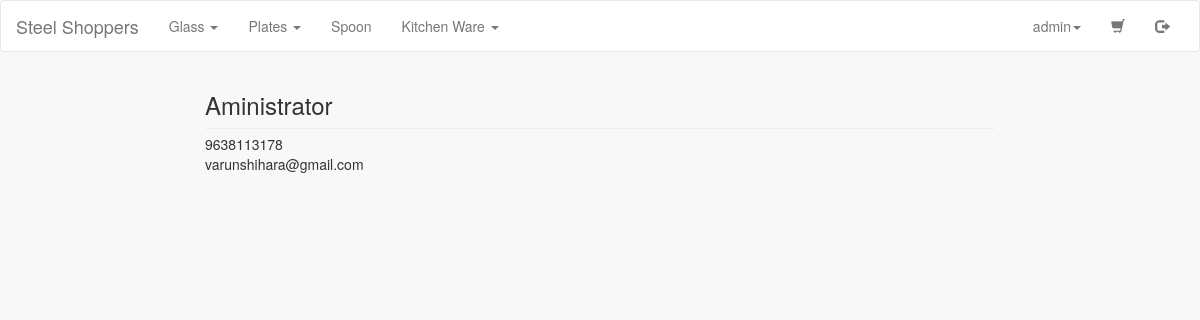
Page /profile.php?user=admin (signed in) on the committed database.
### tables this page shows
CREATE TABLE IF NOT EXISTS `ss_category` (
  `id` int(10) NOT NULL AUTO_INCREMENT,
  `category` varchar(200) NOT NULL,
  `description` varchar(500) NOT NULL,
  PRIMARY KEY (`id`)
);

CREATE TABLE IF NOT EXISTS `ss_user` (
  `id` int(11) NOT NULL AUTO_INCREMENT,
  `username` varchar(20) NOT NULL,
  `password` varchar(64) NOT NULL,
  `salt` varchar(32) NOT NULL,
  `name` varchar(50) NOT NULL,
  `joined` datetime NOT NULL,
  `group` varchar(2) NOT NULL,
  `email` varchar(100) NOT NULL,
  `mobile` varchar(15) NOT NULL,
  `address` varchar(1000) NOT NULL,
  PRIMARY KEY (`id`)
);

### classes/DB.php (called while the page is built, shortened)
<?php
class DB {
    private static $_instance = null;
    private $_pdo,
            $_query,
            $_error = false,
            $_results,
            $_count = 0;
    private function __construct() {
        try {
            $this->_pdo = new PDO('mysql:host=' . Config::get('mysql/host') . ';dbname=' . Config::get('mysql/db'), Config::get('mysql/username'), Config::get('mysql/password'));
        } catch(PDOException $e) {
            die($e->getMessage());
        }
    }
    public static function getInstance() {
        if(!isset(self::$_instance)) {
            self::$_instance = new DB();
        }
        return self::$_instance;
    }
    public function query($sql, $params = array()) {
        $this->_error = false;
        if($this->_query = $this->_pdo->prepare($sql)) {
            $x = 1;
            if(count($params)) {
                foreach($params as $param) {
                    $this->_query->bindValue($x, $param);
                    $x++;
                }
            }
            if($this->_query->execute()) {
                $this->_results = $this->_query->fetchAll(PDO::FETCH_OBJ);
                $this->_count = $this->_query->rowCount();
            } else {
                $this->_error = true;
            }
        }
        return $this;
    }
    public function action($action, $table, $where = array(), $limit = 30) {
        if(count($where) === 3) {
            $operators = array('=', '>', '<', '>=', '<=');
            $field = $where[0];
            $operator = $where[1];
            $value = $where[2];
            if(in_array($operator, $operators)) {
                $sql = "{$action} FROM {$table} WHERE {$field} {$operator} ? LIMIT {$limit}";
                if(!$this->query($sql, array($value))->error()) {
                    return $this;
                }
            }
        }
        return false;
    }
    public function get($table, $where) {
        return $this->action('SELECT *', $table, $where);
    }
    public function results() {
        return $this->_results;
    }
    public function first() {
        return $this->results()[0];
    }
    public function error() {
        return $this->_error;
    }
    public function count() {
        return $this->_count;
    }
}

### classes/Category.php (called while the page is built, shortened)
<?php
class Category {
    private $_db,
            $_subCategory,
            $_category;
    public function __construct() {
        $this->_db = DB::getInstance();
        $this->_category = $this->_db->action("SELECT *", "ss_category", array('1', '=', '1'));
    }
    public function exist() {
        return (!empty($this->_category)) ? true : false;
    }
    public function get() {
        return $this->_category;
    }
    public function rows() {
        return $this->_category->count();
    }
}

### classes/Config.php (called while the page is built)
<?php
class Config {
    public static function get($path = null) {
        if($path) {
            $config = $GLOBALS['config'];
            $path = explode('/', $path);
            foreach($path as $bit) {
                if(isset($config[$bit])) {
                    $config = $config[$bit];
                }
            }
            return $config;
        }
        return false;
    }
}

### classes/User.php (called while the page is built, shortened)
<?php
class User {
    private $_db,
            $_data,
            $_sessionName,
            $_cookieName,
            $_isLoggedIn;
    public function __construct($user = null) {
        $this->_db = DB::getInstance();
        $this->_sessionName = Config::get('session/session_name');
        if(!$user) {
            if(Session::exists($this->_sessionName)) {
                $user = Session::get($this->_sessionName);
                if($this->find($user)) {
                    $this->_isLoggedIn = true;
                } else {
                }
            }
        } else {
            $this->find($user);
        }
    }
    public function find($user = null) {
        if($user) {
            $field = (is_numeric($user)) ? 'id' : 'username';
            $data = $this->_db->get('ss_user', array($field, '=', $user));
            if($data->count()) {
                $this->_data = $data->first();
                return true;
            }
        }
        return false;
    }
    public function data() {
        return $this->_data;
    }
    public function isLoggedIn() {
        return $this->_isLoggedIn;
    }
}

### classes/Session.php (called while the page is built, shortened)
<?php
class Session {
    public static function exists($name) {
        return (isset($_SESSION[$name])) ? true : false ;
    }
    public static function get($name) {
        return $_SESSION[$name];
    }
}

### classes/Input.php (called while the page is built, shortened)
<?php
class Input {
    public static function get($item) {
        if(isset($_POST[$item])) {
            return $_POST[$item];
        } elseif (isset($_GET[$item])) {
            return $_GET[$item];
        }
        return '';
    }
}

### profile.php (the view)
<?php
require_once 'header.php';
if(!$username = Input::get('user')) {
    Redirect::to('index.php');
} else {
    if(!$user->find($username)) {
        Redirect::to(404);
    } else {
        $data = $user->data();
    }
    ?>
    <div class="row">
        <div class="col-md-2"></div>
        <div class="col-md-8">
            <h3><?php echo $data->name; ?></h3><hr>
            <?=$data->mobile ?><br>
            <?=$data->email ?><br>
            <?=$data->address ?><br>
        </div>
        <div class="col-md-2"></div>
    </div>
<?php
}

### header.php (shortened to what this page needs)
<?php
$user = new User();
?>
<!DOCTYPE html>
<html>
<head>
    <link rel="stylesheet" href="css/bootstrap.min.css">
    <link rel="stylesheet" href="css/style.css">
    <link rel="stylesheet" type="text/css" href="engine1/style.css" />
</head>
<body>
<nav class="navbar navbar-default" role="navigation">
    <div class="container-fluid">
        <div class="navbar-header">
            <a class="navbar-brand" href="index.php">Steel Shoppers</a>
        </div>
        <div class="collapse navbar-collapse" id="bs-example-navbar-collapse-1">
            <ul class="nav navbar-nav">
                <?php
                $category = new Category();
                if($category->exist()){
                    $data = $category->get()->results();
                    $count = $category->rows();
                    for($x = 0; $x<$count; $x++) {
                        $id = $data[$x]->id;
                        $subCategory = $category->subCategory($id)->results();
                        if(empty($subCategory)) {
                    ?>
                    <li>
                        <a href="category.php?category=<?php echo $data[$x]->category; ?>"><?php echo $data[$x]->category; ?></a>
                    </li>
                    <?php
                        } else {
                            ?>
                            <li class="dropdown">
                                <a href="category.php?category=<?php echo $data[$x]->category; ?>"  class="dropdown-toggle" data-toggle="dropdown"><?php echo $data[$x]->category; ?> <span class="caret"></span></a>
                            </li>
                            <?php
                        }
                    }
                }
                ?>
            </ul>
            <ul class="nav navbar-nav navbar-right">
                <?php
                if($user->isLoggedIn()) {
                ?>
                <li class="dropdown">
                    <a href="#" class="dropdown-toggle" data-toggle="dropdown"><?php echo $user->data()->username; ?><span class="caret"></span></a>
                </li>
                <?php
                }
                ?>
                <li><a href="cart.php"><span class="glyphicon glyphicon-shopping-cart"><span class="badge" id="cart"></span></span></a></li>
                <li>
                    <?php
                    if($user->isLoggedIn()) {
                        echo '<a href="logout.php"><span class="glyphicon glyphicon-log-out"></span></a>';
                    } else {
                        echo '<a href="login.php"><span class="glyphicon glyphicon-log-in"></span></a>';
                    }
                    ?>
                </li>
            </ul>
        </div>
    </div>
</nav>

### css/style.css (style rules this page uses)
body { background-color: #f8f8f8; }
nav { background-color: #fff !important; }
hr { margin: 5px 0px; }
.row { margin-bottom: 20px !important; }

### rows in the picture
ss_category: category "Glass"
ss_category: category "Plates"
ss_category: category "Spoon"
ss_category: category "Kitchen Ware"
ss_user: username "admin", name "Aministrator", mobile "9638113178", email "varunshihara@gmail.com"
